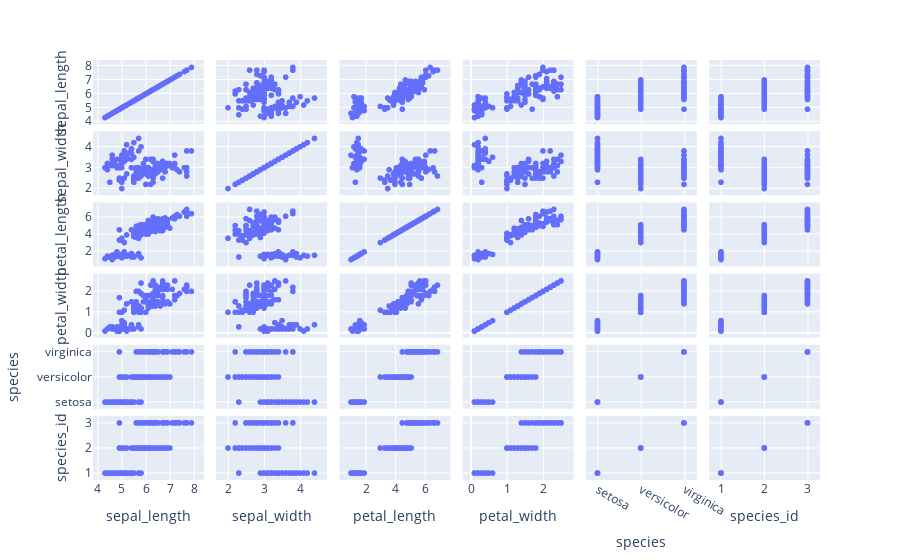

Notebook cell for this chart:
### Code cell
#overview and visuals of entire data frame 
ifood_data = px.data.iris()
fig = px.scatter_matrix(ifood_data)
fig.show()

### Figure 1 — Plotly figure (JSON) as saved in the notebook; plotly's stock layout.template omitted (floating-point values rounded to 4 significant figures; data arrays with more than 128 entries replaced by an {"elided": "..."} marker saying what was removed)
{"data": [{"dimensions": [{"axis": {"matches": true}, "label": "sepal_length", "values": {"elided": "150 float values"}}, {"axis": {"matches": true}, "label": "sepal_width", "values": {"elided": "150 float values"}}, {"axis": {"matches": true}, "label": "petal_length", "values": {"elided": "150 float values"}}, {"axis": {"matches": true}, "label": "petal_width", "values": {"elided": "150 float values"}}, {"axis": {"matches": true}, "label": "species", "values": {"elided": "150 str values"}}, {"axis": {"matches": true}, "label": "species_id", "values": {"elided": "150 int values"}}], "hovertemplate": "%{xaxis.title.text}=%{x}<br>%{yaxis.title.text}=%{y}<extra></extra>", "legendgroup": "", "marker": {"color": "#636efa", "symbol": "circle"}, "name": "", "showlegend": false, "type": "splom"}], "layout": {"dragmode": "select", "legend": {"tracegroupgap": 0}, "margin": {"t": 60}}}
